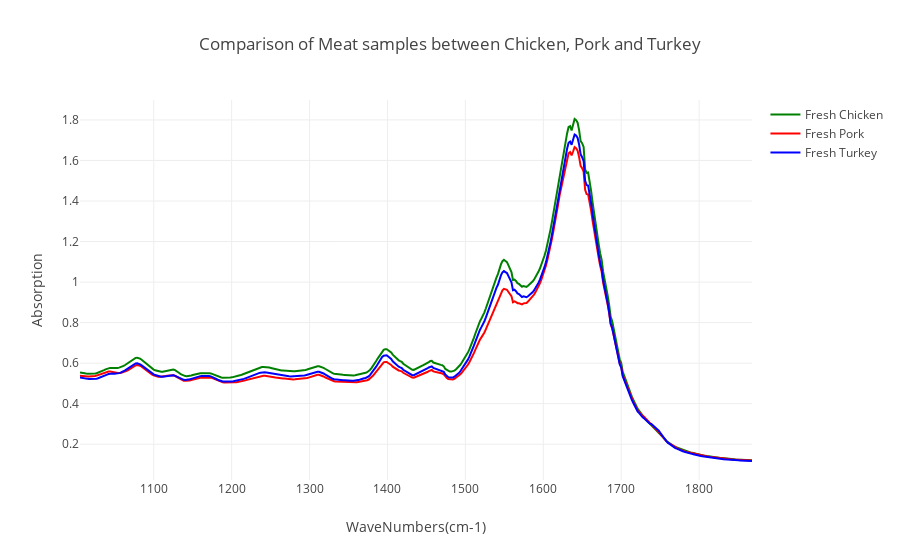

The code cell stored with this chart in its notebook:
### Code cell
data1 = go.Scatter(x = df_new.columns, y = xdata_chicken_mean, line = dict(color = 'green'), name = 'Fresh Chicken')
data2 = go.Scatter(x = df_new.columns, y = xdata_pork_mean, line = dict(color = 'red'), name = 'Fresh Pork')
data3 = go.Scatter(x = df_new.columns, y = xdata_turkey_mean, line = dict(color = 'blue'), name = 'Fresh Turkey')
layout = go.Layout(title = 'Comparison of Meat samples between Chicken, Pork and Turkey',
                  xaxis = dict(title = 'WaveNumbers(cm-1)'),
                  yaxis = dict(title = 'Absorption'))
fig = dict(data = [data1, data2, data3], layout = layout)
py.iplot(fig)

### Figure 1 — Plotly figure (JSON) as saved in the notebook; plotly's stock layout.template omitted (floating-point values rounded to 4 significant figures; data arrays with more than 128 entries replaced by an {"elided": "..."} marker saying what was removed)
{"data": [{"line": {"color": "green"}, "name": "Fresh Chicken", "type": "scatter", "x": {"elided": "448 float values"}, "y": {"elided": "448 float values"}}, {"line": {"color": "red"}, "name": "Fresh Pork", "type": "scatter", "x": {"elided": "448 float values"}, "y": {"elided": "448 float values"}}, {"line": {"color": "blue"}, "name": "Fresh Turkey", "type": "scatter", "x": {"elided": "448 float values"}, "y": {"elided": "448 float values"}}], "layout": {"title": "Comparison of Meat samples between Chicken, Pork and Turkey", "xaxis": {"title": "WaveNumbers(cm-1)"}, "yaxis": {"title": "Absorption"}}}
